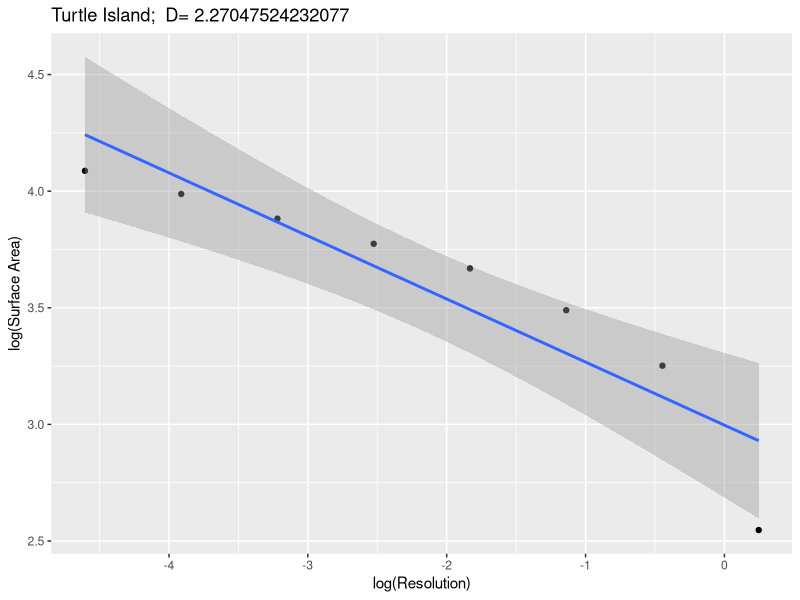

Reproduce this figure in R.
SA.data<-data.frame()
resolution<-c(1,2,4,8,16,32,64, 128)
SurfaceArea<-c(59.569537, 53.947938,
               48.532532, 43.573056, 
               39.194458, 32.772937,
               25.832193, 12.766093)
PlanAreaCalc<-c(45.817313, 45.682153,
                45.410640, 44.871627,
                43.840381,  41.680608,
                37.977579, 29.409837)
NullArea<-c(21.971066, 21.971740, 
            22.070572, 21.985295,
            21.597104,  21.882319,
            22.406772, 22.057378)
PlanArea<-PlanAreaCalc-NullArea
SA.data<-data.frame(resolution=resolution, 
                    SurfaceArea=SurfaceArea, 
                    PlanArea=PlanArea)
SA.data$SurfaceComplexity<-
  SA.data$SurfaceArea/SA.data$PlanArea

SA.data$LogSA<-log(SurfaceArea)
SA.data$LogRES<-log(resolution/100)

lmSA<-lm(LogSA~LogRES, data=SA.data)
FD128<-2-lmSA$coefficients[2]

library(ggplot2)

ggplot(SA.data, aes(x=LogRES, 
                    y=LogSA))+
  geom_point()+
  geom_smooth(method='lm')+
  xlab('log(Resolution)')+
  ylab('log(Surface Area)')+
  ggtitle(paste('Turtle Island; ', 'D=',FD128))
